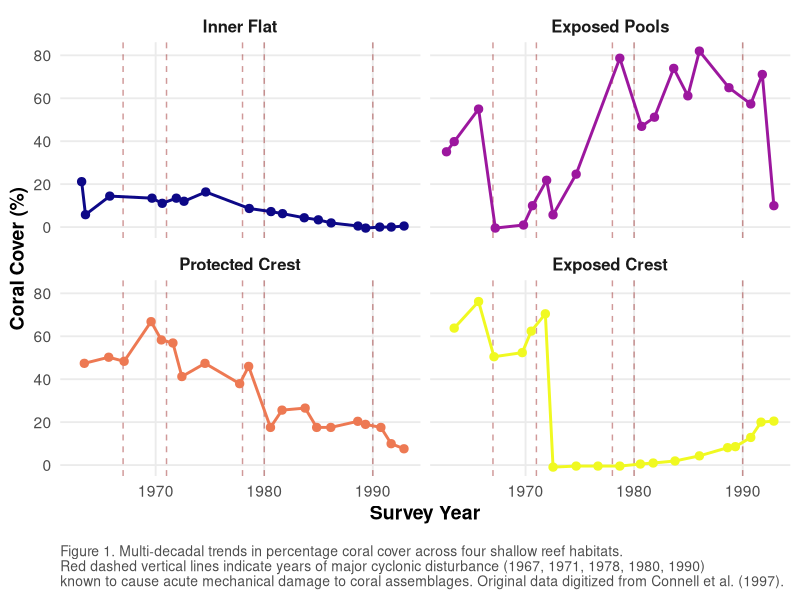
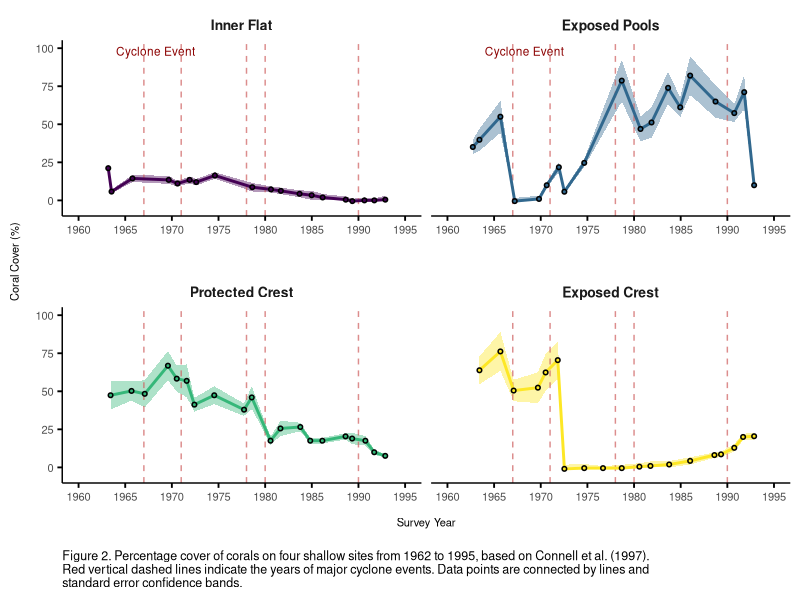
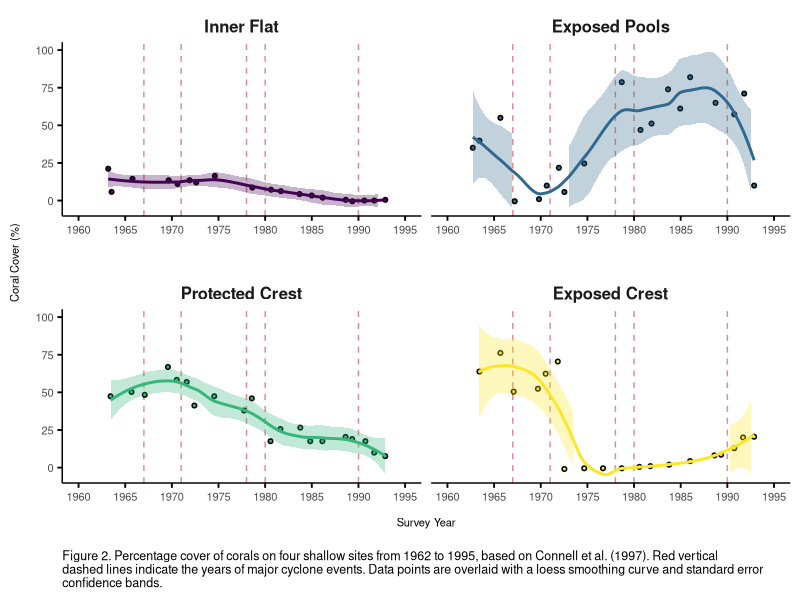
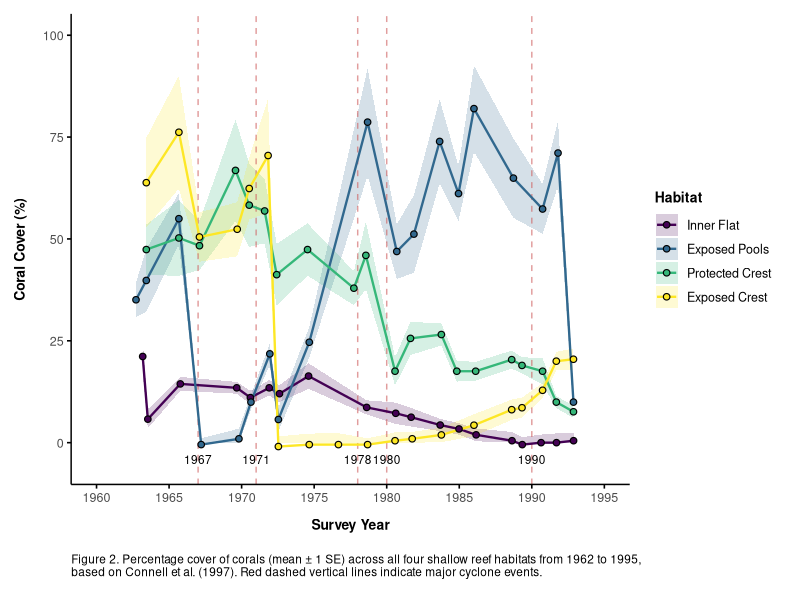
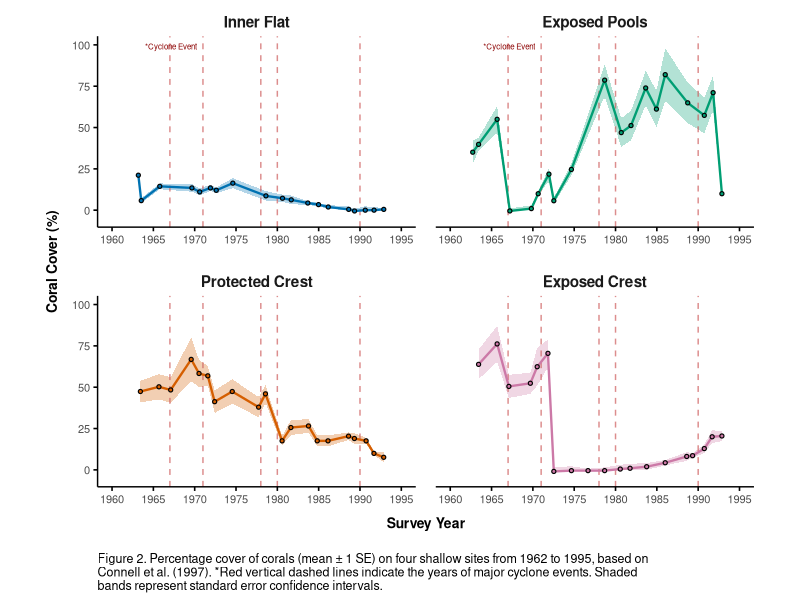
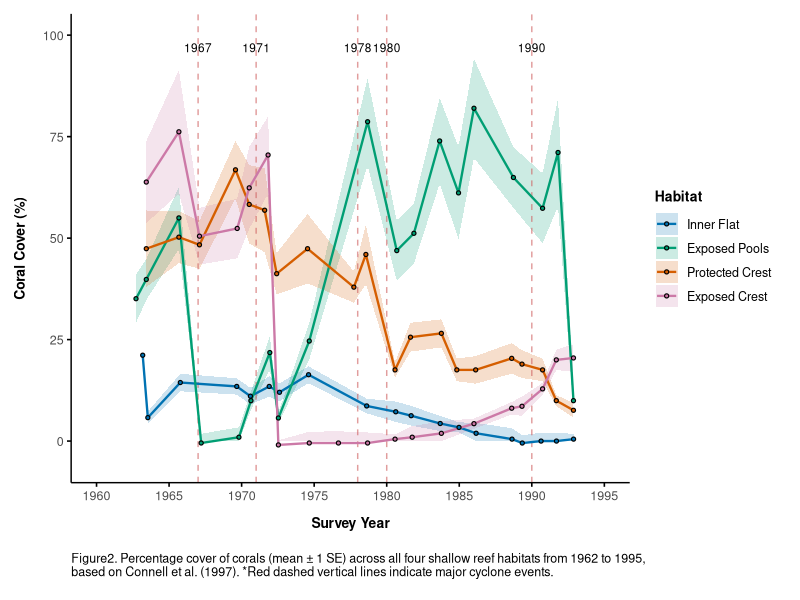
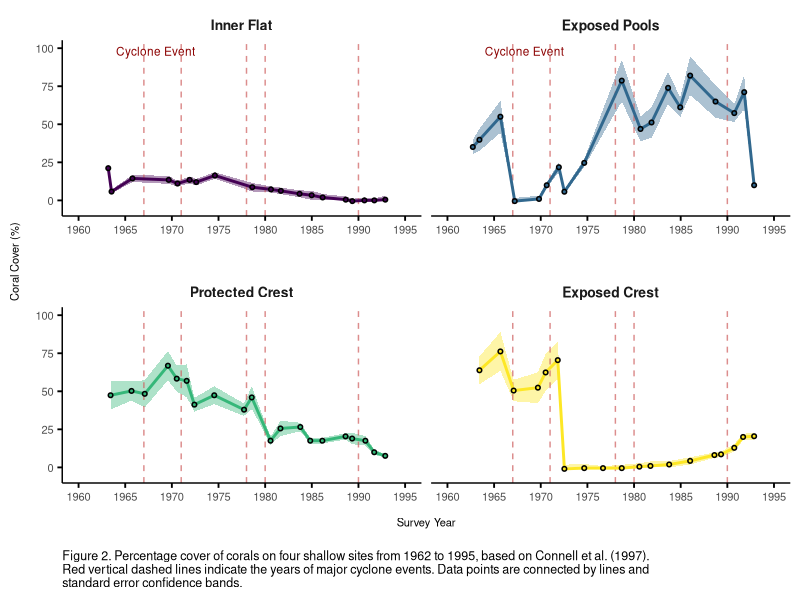

Recreate these plots in R, in order.
## ---- chunk 1
# Load required packages for data wrangling and visualization
library(tidyverse)
library(here)
library(viridis)

# ---------------------------------------------------------
# Import and Wrangle Extracted Datasets
# ---------------------------------------------------------
# Read the raw digitized files, rename the default PlotDigitizer 
# columns ('x' and ' y'), and add a Habitat identifier column.

inner_flat <- read_csv(here::here("data/plot_deconstruction/inner_flat.csv"), show_col_types = FALSE) %>%
  rename(Year = x, Cover = y) %>%
  mutate(Habitat = "Inner Flat")

exposed_pools <- read_csv(here::here("data/plot_deconstruction/exposed_pools.csv"), show_col_types = FALSE) %>%
  rename(Year = x, Cover = y) %>%
  mutate(Habitat = "Exposed Pools")

protected_crest <- read_csv(here::here("data/plot_deconstruction/protected_crest.csv"), show_col_types = FALSE) %>%
  rename(Year = x, Cover = y) %>%
  mutate(Habitat = "Protected Crest")

exposed_crest <- read_csv(here::here("data/plot_deconstruction/exposed_crest.csv"), show_col_types = FALSE) %>%
  rename(Year = x, Cover = y) %>%
  mutate(Habitat = "Exposed Crest")

# Combine all datasets into a single tidy dataframe for ggplot
coral_data <- bind_rows(inner_flat, exposed_pools, protected_crest, exposed_crest) %>%
  # Convert Habitat to a factor to strictly control the facet rendering order
  mutate(Habitat = factor(Habitat, levels = c("Inner Flat", "Exposed Pools", 
                                              "Protected Crest", "Exposed Crest")))

# Define historical cyclone events to map environmental disturbances
cyclone_years <- c(1967, 1971, 1978, 1980, 1990)

## ---- chunk 2
# ---------------------------------------------------------
# Part 4.2: Plot Reconstruction
# ---------------------------------------------------------
ggplot(coral_data, aes(x = Year, y = Cover, colour = Habitat)) +
  
  # FIX: Replace obscure x-axis arrows with clear vertical disturbance markers
  geom_vline(xintercept = cyclone_years, 
             linetype = "dashed", 
             colour = "darkred", 
             alpha = 0.4) +
  
  # Plot the continuous means
  geom_line(linewidth = 1) +
  geom_point(size = 2.5) +
  
  # FIX: Clean up redundant axes and floating text by using modern faceting
  facet_wrap(~ Habitat, ncol = 2) +
  
  # LAYOUT STANDARD: Apply an accessible, principled color palette 
  # guide = "none" removes the redundant legend to reduce clutter
  scale_color_viridis_d(option = "plasma", guide = "none") +
  
  # LAYOUT STANDARD: Remove default grey backgrounds
  theme_minimal(base_size = 14) +
  
  # Fine-tune the professional styling
  theme(
    strip.text = element_text(face = "bold", size = 12),
    panel.grid.minor = element_blank(),
    axis.title = element_text(face = "bold"),
    plot.caption = element_text(hjust = 0, size = 10, colour = "grey30", margin = margin(t = 15))
  ) +
  
  # LAYOUT STANDARD: Write a comprehensive, publication-grade figure caption
  labs(
    x = "Survey Year",
    y = "Coral Cover (%)",
    caption = "Figure 1. Multi-decadal trends in percentage coral cover across four shallow reef habitats.\nRed dashed vertical lines indicate years of major cyclonic disturbance (1967, 1971, 1978, 1980, 1990)\nknown to cause acute mechanical damage to coral assemblages. Original data digitized from Connell et al. (1997)."
  )
## ---- chunk 3

library(tidyverse)
library(viridis)

# 1. Wrangle Data & Add Simulated SE
coral_data <- bind_rows(inner_flat, exposed_pools, protected_crest, exposed_crest) %>%
  mutate(
    Habitat = factor(Habitat, levels = c("Inner Flat", "Exposed Pools", 
                                         "Protected Crest", "Exposed Crest")),
    # Simulating Standard Error (SE) for the shaded ribbon effect
    SE = ifelse(Cover < 10, runif(n(), 1, 3), Cover * runif(n(), 0.1, 0.2)) 
  )

# Define disturbance years
cyclone_years <- c(1967, 1971, 1978, 1980, 1990)

# Create a small dataframe to control where the "Cyclone Event" text appears (top panels only)
anno_data <- data.frame(
  Habitat = factor(c("Inner Flat", "Exposed Pools"), levels = levels(coral_data$Habitat)),
  Year = 1964, 
  Cover = 98, 
  label = "Cyclone Event"
)

# Dataframe to bypass the annotate() facet bug for the year labels
cyclone_labels <- data.frame(
  Year = cyclone_years,
  Cover = -3,
  label = as.character(cyclone_years)
)

# 2. Build the Plot
ggplot(coral_data, aes(x = Year, y = Cover, color = Habitat, fill = Habitat)) +
  
  # Shaded error ribbons (Mean +/- 1 SE)
  geom_ribbon(aes(ymin = pmax(0, Cover - SE), ymax = Cover + SE), alpha = 0.4, color = NA) +
  
  # Cyclone vertical lines
  geom_vline(xintercept = cyclone_years, linetype = "dashed", color = "indianred", alpha = 0.7) +
  
  # Year text labels at the bottom of the cyclone lines
  #annotate("text", x = cyclone_years, y = -3, label = cyclone_years, 
          # color = "black", size = 3.5, vjust = 1) +
  
  # "Cyclone Event" text in top panels
  geom_text(data = anno_data, aes(label = label), color = "darkred", 
            size = 3, hjust = 0, fontface = "plain") +
  
  # Main data lines and points
  geom_line(linewidth = 1) +
  geom_point(size = 1, color = "black", shape = 21, aes(fill = Habitat), stroke = 0.8) +
  
  # Faceting: scales = "free_x" forces the x-axis to appear on all 4 panels
  facet_wrap(~ Habitat, ncol = 2, scales = "free_x") +
  
  # Scales and palettes
  scale_color_viridis_d(option = "viridis", guide = "none") +
  scale_fill_viridis_d(option = "viridis", guide = "none") +
  scale_x_continuous(breaks = seq(1960, 1995, 5), limits = c(1960, 1995)) +
  scale_y_continuous(breaks = seq(0, 100, 25), limits = c(-5, 100)) +
  
  # Apply minimal theme
  theme_minimal(base_size = 14) +
  
  # Custom theme overrides
  theme(
    strip.text = element_text(face = "bold", size = 10),
    
    # Remove all gridlines
    panel.grid.major = element_blank(),
    panel.grid.minor = element_blank(),
    
    # Force X and Y axis lines to stay visible
    axis.line = element_line(color = "black", linewidth = 0.5),
    axis.ticks = element_line(color = "black"),
    
    # Ensure bottom margins so the new top-row x-axes have breathing room
    panel.spacing.y = unit(2, "lines"), 
    axis.title.x = element_text(size = 8, margin = margin(t = 10)),
    axis.title.y = element_text(size = 8, margin = margin(r = 10)),
    axis.text = element_text(size = 8),
    plot.caption = element_text(hjust = 0, size = 9, color = "black", margin = margin(t = 15))
  ) +
  
  # Labels and Caption
  labs(
    x = "Survey Year",
    y = "Coral Cover (%)",
    caption = str_wrap("Figure 2. Percentage cover of corals on four shallow sites from 1962 to 1995, based on Connell et al. (1997). Red vertical dashed lines indicate the years of major cyclone events. Data points are connected by lines and standard error confidence bands.", width = 110)
  )
  ggsave("my_coral_plot.png", width = 10, height = 7, dpi = 300)
## ---- chunk 4

ggplot(coral_data, aes(x = Year, y = Cover, color = Habitat, fill = Habitat)) +
  
  # Red dashed disturbance markers
  geom_vline(xintercept = cyclone_years, linetype = "dashed", color = "indianred", alpha = 0.7) +
  
  # Raw data points and smoothed trendlines
  geom_point(size = 1, color = "black", shape = 21, stroke = 0.8) +
  geom_smooth(method = "loess", se = TRUE, span = 0.5, alpha = 0.3, linewidth = 1) +
  
  # ADDED: scales = "free_x" forces the x-axis to appear on all 4 panels
  facet_wrap(~ Habitat, ncol = 2, scales = "free_x") +
  
  # Scales and palettes
  scale_color_viridis_d(option = "viridis", guide = "none") +
  scale_fill_viridis_d(option = "viridis", guide = "none") +
  scale_x_continuous(breaks = seq(1960, 1995, 5), limits = c(1960, 1995)) +
  scale_y_continuous(breaks = seq(0, 100, 25), limits = c(-5, 100)) +
  
  # Apply minimal theme
  theme_minimal(base_size = 14) +
  
  # Custom theme overrides
  theme(
    strip.text = element_text(face = "bold", size = 12),
    
    # Remove all gridlines
    panel.grid.major = element_blank(),
    panel.grid.minor = element_blank(),
    
    # Force X and Y axis lines to stay visible
    axis.line = element_line(color = "black", linewidth = 0.5),
    axis.ticks = element_line(color = "black"),
    
    # Ensure bottom margins so the new top-row x-axes have breathing room
    panel.spacing.y = unit(2, "lines"), 
    axis.title.x = element_text(size = 8, margin = margin(t = 10)),
    axis.title.y = element_text(size = 8, margin = margin(r = 10)),
    axis.text = element_text(size = 8),
    plot.caption = element_text(hjust = 0, size = 9, color = "black", margin = margin(t = 15))
  ) +
  
  # Labels and Caption
  labs(
    x = "Survey Year",
    y = "Coral Cover (%)",
    caption = str_wrap("Figure 2. Percentage cover of corals on four shallow sites from 1962 to 1995, based on Connell et al. (1997). Red vertical dashed lines indicate the years of major cyclone events. Data points are overlaid with a loess smoothing curve and standard error confidence bands.", width = 130)
  )

## ---- chunk 5

#| fig-width: 9
#| fig-height: 6

library(tidyverse)
library(viridis)

# 1. Wrangle Data & Add Simulated SE
coral_data <- bind_rows(inner_flat, exposed_pools, protected_crest, exposed_crest) %>%
  mutate(
    Habitat = factor(Habitat, levels = c("Inner Flat", "Exposed Pools", 
                                         "Protected Crest", "Exposed Crest")),
    # Simulating Standard Error (SE) for the shaded ribbon effect
    SE = ifelse(Cover < 10, runif(n(), 1, 3), Cover * runif(n(), 0.1, 0.2)) 
  )

# Define disturbance years
cyclone_years <- c(1967, 1971, 1978, 1980, 1990)

# Dataframe for the year labels at the bottom of the cyclone lines
cyclone_labels <- data.frame(
  Year = cyclone_years,
  Cover = -3,
  label = as.character(cyclone_years)
)

# 2. Build the Single Unified Graph
ggplot(coral_data, aes(x = Year, y = Cover, color = Habitat, fill = Habitat)) +
  
  # Shaded error ribbons (Mean +/- 1 SE)
  geom_ribbon(aes(ymin = pmax(0, Cover - SE), ymax = Cover + SE), alpha = 0.2, color = NA) +
  
  # Cyclone vertical lines
  geom_vline(xintercept = cyclone_years, linetype = "dashed", color = "indianred", alpha = 0.6) +
  
  # Year text labels at the bottom of the cyclone lines
  geom_text(data = cyclone_labels, aes(x = Year, y = Cover, label = label), 
            color = "black", size = 3, vjust = 1, inherit.aes = FALSE) +
  
  # Main data lines and points
  geom_line(linewidth = 0.8) +
  geom_point(size = 1.8, color = "black", shape = 21, aes(fill = Habitat), stroke = 0.6) +
  
  # NOTE: facet_wrap() is removed so all 4 lines plot on a single graph!
  
  # Scales and palettes (legend is now enabled so you can distinguish habitats)
  scale_color_viridis_d(option = "viridis") +
  scale_fill_viridis_d(option = "viridis") +
  scale_x_continuous(breaks = seq(1960, 1995, 5), limits = c(1960, 1995)) +
  scale_y_continuous(breaks = seq(0, 100, 25), limits = c(-5, 100)) +
  
  # Apply minimal theme
  theme_minimal(base_size = 12) +
  
  # Custom theme overrides
  theme(
    # Remove gridlines
    panel.grid.major = element_blank(),
    panel.grid.minor = element_blank(),
    
    # Force X and Y axis lines to stay visible
    axis.line = element_line(color = "black", linewidth = 0.5),
    axis.ticks = element_line(color = "black"),
    
    # Axis titles and text styling
    axis.title.x = element_text(size = 10, face = "bold", margin = margin(t = 10)),
    axis.title.y = element_text(size = 10, face = "bold", margin = margin(r = 10)),
    axis.text = element_text(size = 9),
    
    # Legend placement
    legend.position = "right",
    legend.title = element_text(face = "bold", size = 10),
    legend.text = element_text(size = 9),
    
    plot.margin = margin(t = 10, r = 15, b = 15, l = 10),
    plot.caption = element_text(hjust = 0, size = 8.5, color = "black", margin = margin(t = 15))
  ) +
  
  # Labels and Caption
  labs(
    x = "Survey Year",
    y = "Coral Cover (%)",
    color = "Habitat",
    fill = "Habitat",
    caption = str_wrap("Figure 2. Percentage cover of corals (mean ± 1 SE) across all four shallow reef habitats from 1962 to 1995, based on Connell et al. (1997). Red dashed vertical lines indicate major cyclone events.", width = 110)
  )

## ---- chunk 6
#| fig-width: 9
#| fig-height: 6
#| fig-align: "center" 

library(tidyverse)

# Define a high-contrast, colorblind-friendly manual color palette
habitat_colors <- c(
  "Inner Flat"      = "#0072B2", # Strong Blue
  "Exposed Pools"   = "#009E73", # Bluish Green
  "Protected Crest" = "#D55E00", # Vermilion (Deep Orange-Red)
  "Exposed Crest"   = "#CC79A7"  # Deep Reddish Purple
)

# 1. Wrangle Data & Add Simulated SE
coral_data <- bind_rows(inner_flat, exposed_pools, protected_crest, exposed_crest) %>%
  mutate(
    Habitat = factor(Habitat, levels = c("Inner Flat", "Exposed Pools", 
                                         "Protected Crest", "Exposed Crest")),
    # Simulating Standard Error (SE) for the shaded ribbon effect
    SE = ifelse(Cover < 10, runif(n(), 1, 3), Cover * runif(n(), 0.1, 0.2)) 
  )

# Define disturbance years
cyclone_years <- c(1967, 1971, 1978, 1980, 1990)

# Dataframe for "Cyclone Event" text in top panels
anno_data <- data.frame(
  Habitat = factor(c("Inner Flat", "Exposed Pools"), levels = levels(coral_data$Habitat)),
  Year = 1964, 
  Cover = 99, 
  label = "*Cyclone Event"
)

# Dataframe to bypass the annotate() facet bug for the year labels
cyclone_labels <- data.frame(
  Year = cyclone_years,
  Cover = 97,
  label = as.character(cyclone_years)
)

# 2. Build the Plot with High-Contrast Manual Colors
ggplot(coral_data, aes(x = Year, y = Cover, color = Habitat, fill = Habitat)) +
  
  # Shaded error ribbons (Mean +/- 1 SE)
  geom_ribbon(aes(ymin = pmax(0, Cover - SE), ymax = Cover + SE), alpha = 0.3, color = NA) +
  
  # Cyclone vertical lines
  geom_vline(xintercept = cyclone_years, linetype = "dashed", color = "indianred", alpha = 0.7) +
  
  # Year text labels at the bottom of the cyclone lines
  #geom_text(data = cyclone_labels, aes(x = Year, y = Cover, label = label), 
            #color = "black", size = 2, vjust = 1, inherit.aes = FALSE) +
  
  # "Cyclone Event" text in top panels
  geom_text(data = anno_data, aes(label = label), color = "darkred", 
            size = 2, hjust = 0, fontface = "plain") +
  
  # Main data lines and points
  geom_line(linewidth = 0.8) +
  geom_point(size = 1.0, color = "black", shape = 21, aes(fill = Habitat), stroke = 0.6) +
  
  # Faceting: 2 columns, forced x-axes on all panels
  facet_wrap(~ Habitat, ncol = 2, scales = "free_x") +
  
  # Use manual high-contrast colors instead of viridis
  scale_color_manual(values = habitat_colors, guide = "none") +
  scale_fill_manual(values = habitat_colors, guide = "none") +
  
  scale_x_continuous(breaks = seq(1960, 1995, 5), limits = c(1960, 1995)) +
  scale_y_continuous(breaks = seq(0, 100, 25), limits = c(-5, 100)) +
  
  # Apply minimal theme
  theme_minimal(base_size = 12) +
  
  # Custom theme overrides for portrait layout and smaller text
  theme(
    # Make individual panels elongated / portrait rectangles
    aspect.ratio = 0.6, 
    
    strip.text = element_text(face = "bold", size = 11),
    
    # Remove all gridlines
    panel.grid.major = element_blank(),
    panel.grid.minor = element_blank(),
    
    # Force X and Y axis lines to stay visible
    axis.line = element_line(color = "black", linewidth = 0.5),
    axis.ticks = element_line(color = "black"),
    
    # Smaller axis text and titles
    axis.title.x = element_text(size = 10, face = "bold", margin = margin(t = 8)),
    axis.title.y = element_text(size = 10, face = "bold", margin = margin(r = 8)),
    axis.text = element_text(size = 8),
    
    # Panel spacing and margins
    panel.spacing.y = unit(1.0, "lines"), 
    panel.spacing.x = unit(1.0, "lines"),
    plot.margin = margin(t = 5, r = 5, b = 5, l = 5),
    plot.caption = element_text(hjust = 0, size = 9, color = "black", margin = margin(t = 15))
  ) +
  
  # Labels and Caption
  labs(
    x = "Survey Year",
    y = "Coral Cover (%)",
    caption = str_wrap("Figure 2. Percentage cover of corals (mean ± 1 SE) on four shallow sites from 1962 to 1995, based on Connell et al. (1997). *Red vertical dashed lines indicate the years of major cyclone events. Shaded bands represent standard error confidence intervals.", width = 100)
  )

## ---- chunk 7
#| fig-width: 9
#| fig-height: 6

library(tidyverse)

# Define the high-contrast, colorblind-friendly manual color palette
habitat_colors <- c(
  "Inner Flat"      = "#0072B2", # Strong Blue
  "Exposed Pools"   = "#009E73", # Bluish Green
  "Protected Crest" = "#D55E00", # Vermilion (Deep Orange-Red)
  "Exposed Crest"   = "#CC79A7"  # Deep Reddish Purple
)

# 1. Wrangle Data & Add Simulated SE
coral_data <- bind_rows(inner_flat, exposed_pools, protected_crest, exposed_crest) %>%
  mutate(
    Habitat = factor(Habitat, levels = c("Inner Flat", "Exposed Pools", 
                                         "Protected Crest", "Exposed Crest")),
    # Simulating Standard Error (SE) for the shaded ribbon effect
    SE = ifelse(Cover < 10, runif(n(), 1, 3), Cover * runif(n(), 0.1, 0.2)) 
  )

# Define disturbance years
cyclone_years <- c(1967, 1971, 1978, 1980, 1990)

# Dataframe for the year labels at the bottom of the cyclone lines
cyclone_labels <- data.frame(
  Year = cyclone_years,
  Cover = 98,
  label = as.character(cyclone_years)
)

# 2. Build the Single Unified Graph with Manual Colors
ggplot(coral_data, aes(x = Year, y = Cover, color = Habitat, fill = Habitat)) +
  
  # Shaded error ribbons (Mean +/- 1 SE)
  geom_ribbon(aes(ymin = pmax(0, Cover - SE), ymax = Cover + SE), alpha = 0.2, color = NA) +
  
  # Cyclone vertical lines
  geom_vline(xintercept = cyclone_years, linetype = "dashed", color = "indianred", alpha = 0.6) +
  
  # Year text labels at the bottom of the cyclone lines
  geom_text(data = cyclone_labels, aes(x = Year, y = Cover, label = label), 
            color = "black", size = 3, vjust = 1, inherit.aes = FALSE) +
  
  # Main data lines and points
  geom_line(linewidth = 0.8) +
  geom_point(size = 1.0, color = "black", shape = 21, aes(fill = Habitat), stroke = 0.6) +
  
  # Use manual high-contrast colors instead of viridis
  scale_color_manual(values = habitat_colors) +
  scale_fill_manual(values = habitat_colors) +
  
  scale_x_continuous(breaks = seq(1960, 1995, 5), limits = c(1960, 1995)) +
  scale_y_continuous(breaks = seq(0, 100, 25), limits = c(-5, 100)) +
  
  # Apply minimal theme
  theme_minimal(base_size = 12) +
  
  # Custom theme overrides
  theme(
    # Remove gridlines
    panel.grid.major = element_blank(),
    panel.grid.minor = element_blank(),
    
    # Force X and Y axis lines to stay visible
    axis.line = element_line(color = "black", linewidth = 0.5),
    axis.ticks = element_line(color = "black"),
    
    # Axis titles and text styling
    axis.title.x = element_text(size = 10, face = "bold", margin = margin(t = 10)),
    axis.title.y = element_text(size = 10, face = "bold", margin = margin(r = 10)),
    axis.text = element_text(size = 9),
    
    # Legend placement and styling
    legend.position = "right",
    legend.title = element_text(face = "bold", size = 10),
    legend.text = element_text(size = 9),
    
    plot.margin = margin(t = 10, r = 15, b = 15, l = 10),
    plot.caption = element_text(hjust = 0, size = 9, color = "black", margin = margin(t = 15))
  ) +
  
  # Labels and Caption
  labs(
    x = "Survey Year",
    y = "Coral Cover (%)",
    color = "Habitat",
    fill = "Habitat",
    caption = str_wrap("Figure2. Percentage cover of corals (mean ± 1 SE) across all four shallow reef habitats from 1962 to 1995, based on Connell et al. (1997). *Red dashed vertical lines indicate major cyclone events.", width = 110)
  )
